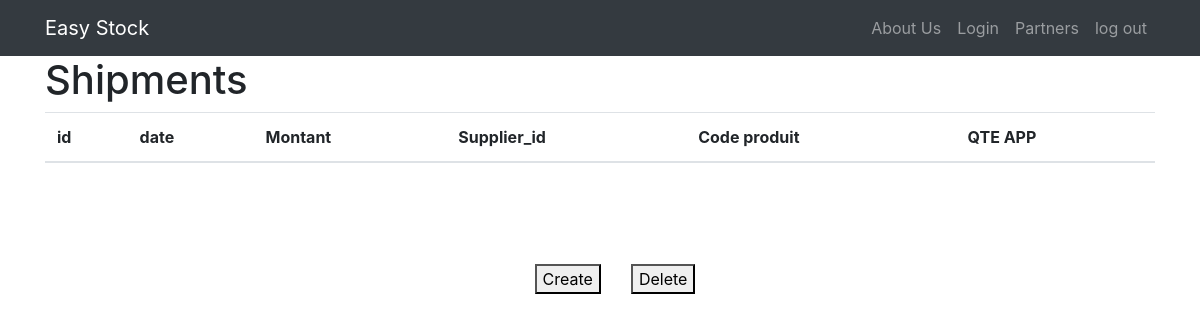
The page /shipment on the database as committed earlier.
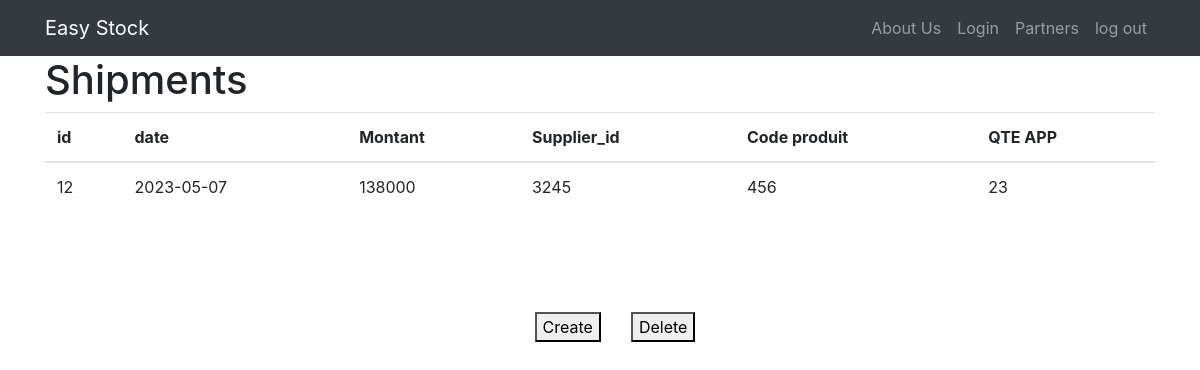
The same page on the database as committed later.
### tables this page shows
CREATE TABLE shipment (
                    id INTEGER PRIMARY KEY ,
                    date DATE ,
                    Montant INTEGER,
                    Supplier_id TEXT,
                    Code_p INTEGER,
                    Qte_app INTEGER,
                    FOREIGN KEY (Supplier_id) REFERENCES supplier (Matricule),
                    FOREIGN KEY (Code_p) REFERENCES product (Code)
                );

### auth.py (the view)
@auth.route('/shipment')
def Shipments():
    conn = sqlite3.connect('database.db')
    cursor = conn.cursor()
    cursor.execute("SELECT * FROM shipment")
    data = cursor.fetchall()
    conn.close()
    return render_template('shipment.html', Shipments=data)

### templates/shipment.html (shortened to what this page needs)
{% extends "base.html" %}
{% block content %}
<div class="container">
  <h1>Shipments</h1>
  <table class="table">
    <thead>
      <tr>
        <th>id</th>
        <th>date</th>
        <th>Montant</th>
        <th>Supplier_id</th>
        <th>Code produit</th>
        <th>QTE APP</th>
      </tr>
    </thead>
    <tbody>
      {% for shipment in Shipments %}
      <tr>
        <td>{{ shipment[0] }}</td>
        <td>{{ shipment[1] }}</td>
        <td>{{ shipment[2] }}</td>
        <td>{{ shipment[3] }}</td>
        <td>{{ shipment[4] }}</td>
        <td>{{ shipment[5] }}</td>
      </tr>
      {% endfor %}
    </tbody>
  </table>
</div>
<div class="menu-container">
    <button class="menu-button" onclick="addshipment()">Create</button>
    <button class="menu-button" onclick="delete_sh()">Delete</button>
</div>
{% endblock %}

Rows that differ between the two databases and show on the page:
added shipment: id "12", date "2023-05-07", Montant "138000", Supplier "3245", Code_p "456", Qte_app "23"
